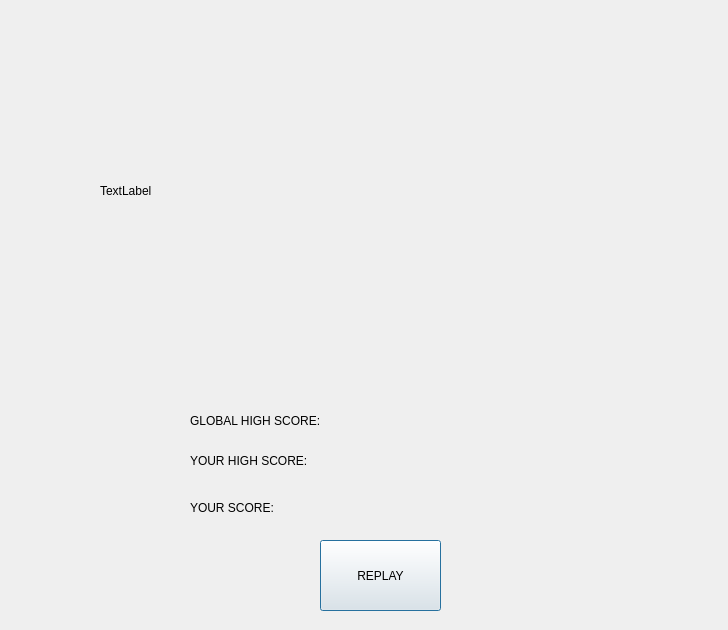
<?xml version="1.0" encoding="UTF-8"?>
<ui version="4.0">
 <class>deathScreen</class>
 <widget class="QDialog" name="deathScreen">
  <property name="geometry">
   <rect>
    <x>0</x>
    <y>0</y>
    <width>728</width>
    <height>630</height>
   </rect>
  </property>
  <property name="windowTitle">
   <string>Dialog</string>
  </property>
  <widget class="QLabel" name="deathImageLabel">
   <property name="geometry">
    <rect>
     <x>100</x>
     <y>10</y>
     <width>511</width>
     <height>361</height>
    </rect>
   </property>
   <property name="text">
    <string>TextLabel</string>
   </property>
  </widget>
  <widget class="QPushButton" name="replayButton">
   <property name="geometry">
    <rect>
     <x>320</x>
     <y>540</y>
     <width>121</width>
     <height>71</height>
    </rect>
   </property>
   <property name="text">
    <string>REPLAY</string>
   </property>
  </widget>
  <widget class="QLabel" name="globalHighScore">
   <property name="geometry">
    <rect>
     <x>190</x>
     <y>400</y>
     <width>461</width>
     <height>41</height>
    </rect>
   </property>
   <property name="text">
    <string>GLOBAL HIGH SCORE:</string>
   </property>
  </widget>
  <widget class="QLabel" name="yourScore">
   <property name="geometry">
    <rect>
     <x>190</x>
     <y>500</y>
     <width>501</width>
     <height>16</height>
    </rect>
   </property>
   <property name="text">
    <string>YOUR SCORE:</string>
   </property>
  </widget>
  <widget class="QLabel" name="yourHighScore">
   <property name="geometry">
    <rect>
     <x>190</x>
     <y>450</y>
     <width>491</width>
     <height>21</height>
    </rect>
   </property>
   <property name="text">
    <string>YOUR HIGH SCORE:</string>
   </property>
  </widget>
 </widget>
 <resources/>
 <connections/>
</ui>
